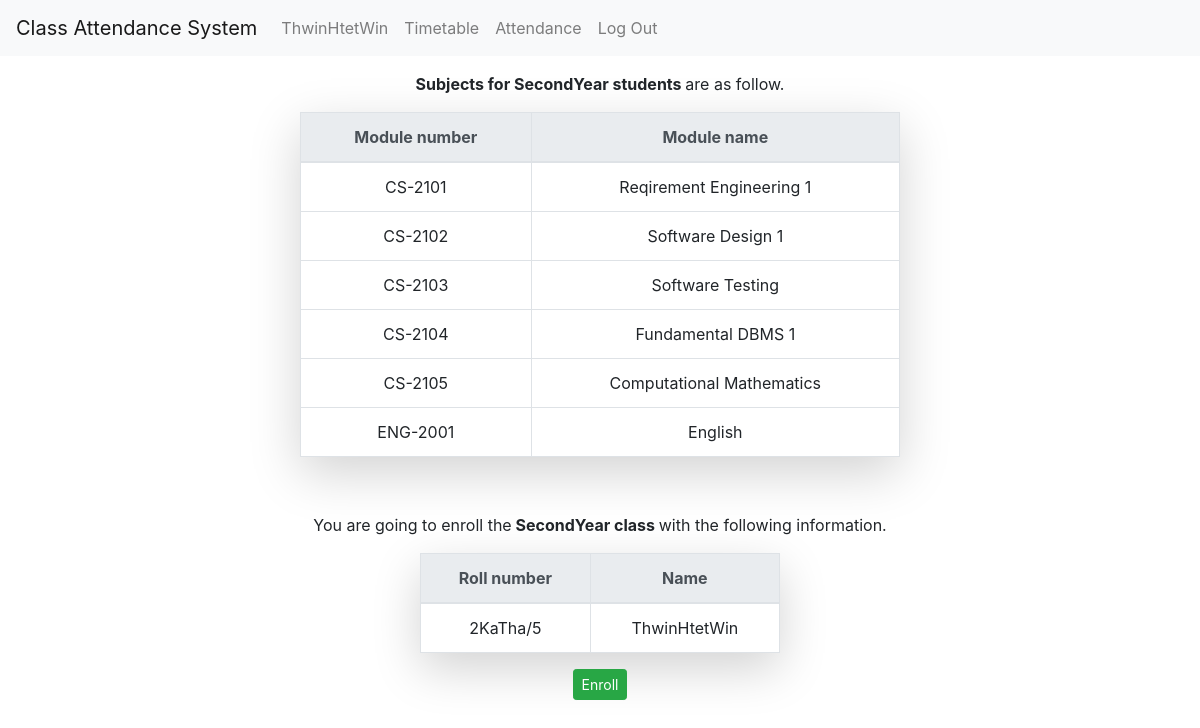
/enrollment/ (signed in), run on the app's committed database.
### attendance_app/models.py (models this page shows, shortened)
class User(AbstractUser):
    attending_year = models.CharField(max_length=10)
    roll_no_prefix = models.CharField(max_length=10,default='')
    roll_no_number = models.IntegerField(default=0)
    roll_number = models.CharField(max_length=20,default='')
    classroom      = models.CharField(max_length=20,blank=True)

class ClassroomSubject(models.Model):
    class_id = models.ForeignKey(Classroom,on_delete=models.CASCADE)
    subject  = models.ForeignKey(Subject,on_delete=models.CASCADE)
    class Meta:
        unique_together = (('class_id', 'subject'),)

class Subject(models.Model):
    module_no = models.CharField(max_length=10,primary_key=True)
    module_name = models.CharField(max_length=30)

### attendance_app/views.py (the view)
# urls.py: path('enrollment/',views.enrollment,name='enrollment'),
@login_required
def enrollment(request):
    id = request.user.id
    print(id) #5
    name           = request.user.username
    roll_no_prefix = request.user.roll_no_prefix
    roll_number    = request.user.roll_number
    attending_year = request.user.attending_year
    classroom      = request.user.classroom
    print(id,name,roll_no_prefix,roll_number,attending_year,classroom)
    if attending_year == 'FirstYear' and roll_no_prefix == '1KaTha/':
        subjects = ClassroomSubject.objects.filter(class_id="CS-ROOM-01")
    elif attending_year == 'SecondYear' and roll_no_prefix == '2KaTha/':
        subjects = ClassroomSubject.objects.filter(class_id="CS-ROOM-02")
    elif attending_year == 'ThirdYear' and roll_no_prefix == '3KaTha/':
        subjects = ClassroomSubject.objects.filter(class_id="CS-ROOM-03")
    elif attending_year == 'FourthYear' and roll_no_prefix == '4KaTha/':
        subjects = ClassroomSubject.objects.filter(class_id="CS-ROOM-04")
    if request.method == "POST":
        try:
            if attending_year == 'FirstYear' and roll_no_prefix == '1KaTha/':
                FirstYearStudent.objects.create(name=request.user.username,roll_number=roll_number,classroom_id="CS-ROOM-01")
                a = User.objects.get(id=id)
                a.classroom = 'CS-ROOM-01'
                a.save()
                return HttpResponseRedirect(reverse("index"))
            elif attending_year == 'SecondYear' and roll_no_prefix == '2KaTha/':
                SecondYearStudent.objects.create(name=request.user.username,roll_number=roll_number,classroom_id="CS-ROOM-02")
                a = User.objects.get(id=id)
                a.classroom = 'CS-ROOM-02'
                a.save()
                return HttpResponseRedirect(reverse("index"))
            elif attending_year == 'ThirdYear' and roll_no_prefix == '3KaTha/':
                ThirdYearStudent.objects.create(name=request.user.username,roll_number=roll_number,classroom_id="CS-ROOM-03")
                a = User.objects.get(id=id)
                a.classroom = 'CS-ROOM-03'
                a.save()
                return HttpResponseRedirect(reverse("index"))
            elif attending_year == 'FourthYear' and roll_no_prefix == '4KaTha/':
                FourthYearStudent.objects.create(name=request.user.username,roll_number=roll_number,classroom_id="CS-ROOM-04")
                a = User.objects.get(id=id)
                a.classroom = 'CS-ROOM-04'
                a.save()
                return HttpResponseRedirect(reverse("index"))
        except IntegrityError:
            return render(request,'attendance_system/error.html',{'msg':'You\'re already enrolled.'})
    elif request.method == "GET":
        return render(request,'attendance_system/enrollment.html',{
            'subjects':subjects,
            'name':name,
            'attending_year':attending_year,
            'roll_number':roll_number
        })
    else:
        return render(request,'attendance_system/error.html',{'msg':'Method not allowed.'})

### attendance_app/templates/attendance_system/enrollment.html (shortened to what this page needs)
{% extends "attendance_system/layout.html" %}
{% load static %}
{% block body %}
<link rel="stylesheet" type="text/css" href="{% static 'attendance/enrollment.css' %}">
<div align="center" class="m-3">
    <b>Subjects for {{attending_year}} students </b>are as follow.
</div>
<table class="table table-bordered shadow-lg" style="width:50%" align="center">
    <thead class="thead-light">
        <tr align="center">
            <th scope="col">Module number</th>
            <th scope="col">Module name</th>
        </tr>
    </thead>
    <tbody>
        {% for subject in subjects %}
        <tr align="center">
            <td scope="row">{{ subject.subject.module_no }} </td>
            <td scope="row">{{ subject.subject.module_name }} </td>
        </tr>
{% endfor %}
    </tbody>
</table>
<br>
<div align="center" class="m-3">
   You are going to enroll the<b> {{attending_year}} class </b>with the following information.
</div>
<table class="table table-bordered shadow-lg" style="width:30%" align="center">
    <thead class="thead-light">
        <tr align="center">
            <th scope="col">Roll number</th>
            <th scope="col">Name</th>
        </tr>
    </thead>
    <tbody>
        <tr align="center">
            <td>{{ roll_number }}</td>
            <td>{{ name }}</td>
        </tr>
    </tbody>
</table>
<div align="center">
    <form action="{% url 'enrollment' %}" method=POST>
    <button class="btn btn-success btn-sm" type="submit">Enroll</button>
</form>
</div>
{% endblock body %}

### attendance_app/templates/attendance_system/layout.html (shortened to what this page needs)
{% load static %}
<!DOCTYPE html>
<html lang="en">
    <head>
        <link rel="stylesheet" href="https://stackpath.bootstrapcdn.com/bootstrap/4.4.1/css/bootstrap.min.css">
        <link rel="stylesheet" href="https://cdnjs.cloudflare.com/ajax/libs/font-awesome/4.7.0/css/font-awesome.min.css">
    </head>
    <body>
        <nav class="navbar navbar-expand-lg navbar-light bg-light sticky-top">
            <a class="navbar-brand" href="{% url 'index' %}">Class Attendance System</a>
        <div class="collapse navbar-collapse" id="here">
            <ul class="navbar-nav mr-auto">
            {% if user.is_authenticated %}
                <li class="nav-link">{{ user.username }}</li>
                <li class="nav-item">
                    <a class="nav-link" href="{% url 'timetable' %}">Timetable</a>
                </li>
                 <li class="nav-item">
                    <a class="nav-link" href="{% url 'attendance' %}">Attendance</a>
                </li>
                <li class="nav-item">
                    <a class="nav-link" href="{% url 'logout' %}">Log Out</a>
                </li>
            {% endif %}
        </ul>
    </div>
</nav>
            {% block body %}
            {% endblock %}
    </body>
</html>

### data on the page
User: username "ThwinHtetWin", attending_year "SecondYear", roll_number "2KaTha/5"
ClassroomSubject: subject.module_no "CS-2101", subject.module_name "Reqirement Engineering 1"
ClassroomSubject: subject.module_no "CS-2102", subject.module_name "Software Design 1"
ClassroomSubject: subject.module_no "CS-2103", subject.module_name "Software Testing"
ClassroomSubject: subject.module_no "CS-2104", subject.module_name "Fundamental DBMS 1"
ClassroomSubject: subject.module_no "CS-2105", subject.module_name "Computational Mathematics"
ClassroomSubject: subject.module_no "ENG-2001", subject.module_name "English"
